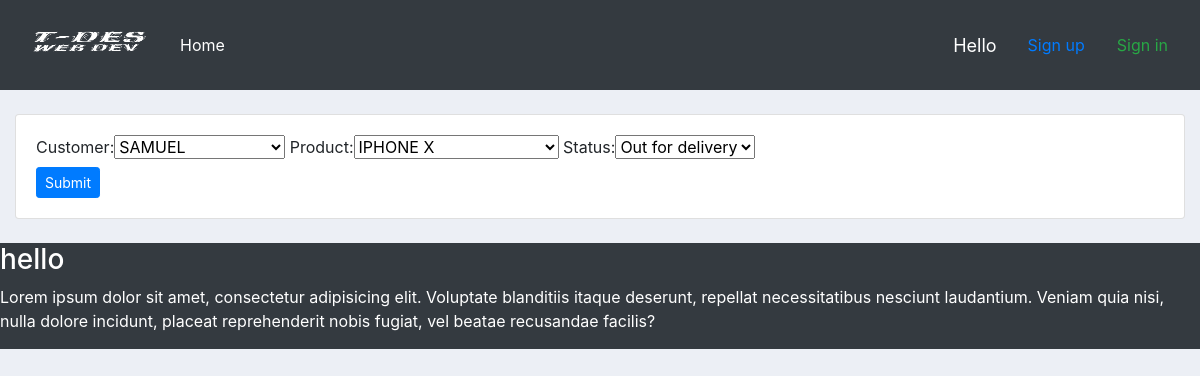
The page /update_order/2/ on the database its author committed.
### accounts/models.py (models this page shows, shortened)
class Order(models.Model):
    STATUS = (
			('Pending', 'Pending'),
			('Out for delivery', 'Out for delivery'),
			('Delivered', 'Delivered'),
			)
    customer = models.ForeignKey(Customer, null=True, on_delete=models.SET_NULL)
    product = models.ForeignKey(Product, null=True, on_delete=models.SET_NULL)
    date_created = models.DateTimeField(auto_now_add=True, null=True)
    status = models.CharField(max_length=200, null=True, choices=STATUS)

### accounts/views.py (the view)
# urls.py: path('update_order/<str:pk>/', views.updateOrder, name="updateOrder"),
def updateOrder(request, pk):
    order = Order.objects.get(id=pk)
    form = OrderForm(instance=order)
    if request.method == 'POST':
        form = OrderForm(request.POST, instance=order)
        if form.is_valid():
            form.save()
            return redirect('/dashboard')
    context = {'form':form}
    return render(request, 'create_order.html', context)

### accounts/form.py
class OrderForm(ModelForm):
    class Meta:
        model = Order
        fields = '__all__'

### accounts/models.py (called while the page is built)
    def __str__(self):
        return self.name

    def __str__(self):
        return self.name

### templates/create_order.html (shortened to what this page needs)
{% extends "index.html" %}
{% block content %}
<div class="row">
    <div class="col">
        <div class="card card-body">
            <form action="" method="POST">
                {{form}}
                <br>
                <input class="btn btn-sm btn-primary" type="submit" name="submit">
            </form>
        </div>
    </div>
</div>
{% endblock %}

### static/css/main.css (style rules this page uses)
.bg { background-color: #eceff5; }

### rows shown on the page
Order: customer "SAMUEL", product "IPHONE X", status "Out for delivery"
